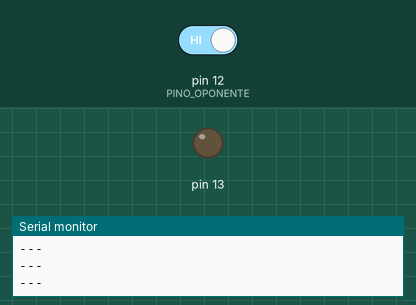
Simulated run of this sketch. Board: Arduino Uno, built with avr-gcc and run on an emulated ATmega328P. On the bench: output pins drawn as LEDs (lit = HIGH), the last lines printed to the serial monitor. The test bench sets the inputs (shaded band); at power-on: pin 12 (PINO_OPONENTE) HIGH.

Above: at 1.2 s.
1.3 s: pin 12 (PINO_OPONENTE) driven LOW
At 2.3 s:
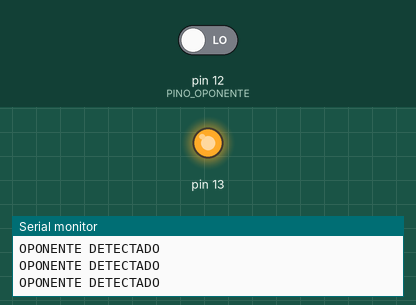
2.8 s: pin 12 (PINO_OPONENTE) driven HIGH
At 3.5 s:
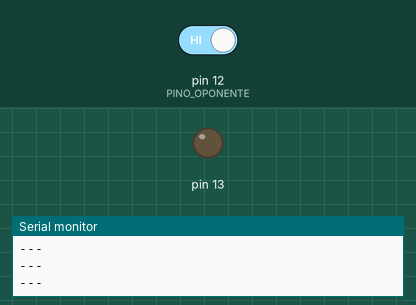
Timing chart, 0 to 5.8 s (numbered marks = the images above; inputs shaded):
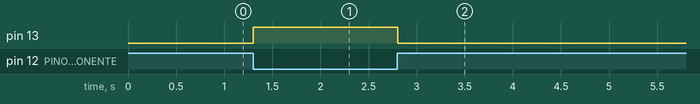

The sketch:

07_sensor_oponente.ino
```cpp
/*
 * TESTE UNITÁRIO 07 (SUMÔ) — Sensor de oponente
 * Valida: detecção do adversário à frente do robô.
 *
 * Referência: sensor IR de distância DIGITAL (ex.: E18-D80NK), saída no pino 12.
 * Esse tipo de sensor entrega LOW quando há objeto no alcance ajustado
 * (confira no datasheet do seu modelo — alguns são o inverso).
 *
 * Como usar: aponte para um alvo do tamanho de um robô (~10 cm) e meça o
 * alcance real de detecção, aproximando e afastando. Teste alvo claro e escuro.
 */

const int PINO_OPONENTE = 12;

void setup() {
  Serial.begin(9600);
  while (!Serial) { }
  pinMode(PINO_OPONENTE, INPUT);
  pinMode(13, OUTPUT);
}

void loop() {
  bool oponenteVisto = (digitalRead(PINO_OPONENTE) == LOW);  // ajuste se o seu sensor for invertido

  digitalWrite(13, oponenteVisto ? HIGH : LOW);
  Serial.println(oponenteVisto ? "OPONENTE DETECTADO" : "---");
  delay(100);
}
```

Measured:
- after the input at 1.3 s, pin 13: LOW → HIGH at once
- after the input at 2.8 s, pin 13: HIGH → LOW at once
